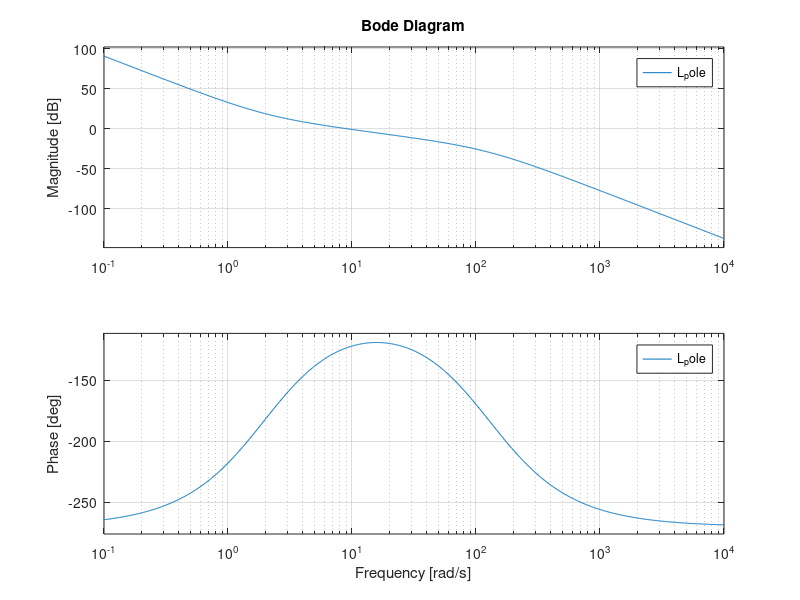

Recreate this plot in MATLAB. (Note: this script raises an error after producing the figure.)
clear all
close all
clc

%% General data
g           =       9.81;                   %  gravity acceleration (m/s^2)
mf          =       [22602; 0; -42062;];    %  earth magnetic field (in inertia frame) (nT) (1nT = 10^-5 Gauss)
Ixx         =       0.055;                  %  moment of inertia (kg*m^2)
Iyy         =       0.055;                  %  moment of inertia (kg*m^2)
Izz         =       0.03;                   %  moment of inertia (kg*m^2)
l           =       0.25;                   %  quadcopter arm (m)
k1          =       0.00684324;             %  lift constant motor 1
k2          =       0.00703859;             %  lift constant motor 2
k3          =       0.00814964;             %  lift constant motor 3
k4          =       0.00746697;             %  lift constant motor 4
b           =       1.14e-7;                %  drag constant
m           =       0.61+0.064*4;           %  mass (kg)
param       =       [Ixx;Iyy;Izz;l;k1;k2;k3;k4;b;m];


s           =   tf('s');
Ts_slk      =   0.01;
Tend_slk    =   400;
x0          =   [0;0];          % State Equilibrium Vector - Roll angles and rates
tau_r       =   0.01;
%% Method 1: PID 
% G           =   1/0.055/s^2;
% 
% % response time: 1
% % robustness: 0.6
% % option: Balanced
% Kp          =   0.0408494379196507*4;
% Ki          =   0.00382471475812365;
% Kd          =   0.107131307975801;
% N           =   10.9079405084324;

%% Method 3: H2
% load("stable_sys_H2_1dof_new_Ixx")
% 
% % response time: 2
% % robustness: 0.9
% % option: Balanced
% Kp          =   0.180109037198918;
% Ki          =   0.150719618455462;
% Kd          =   0.0291322547663788;
% N           =   114.28279760416;

%% Hanus conditioned controller
% G           =   1/0.055/s^2;
% G_disc      =   c2d(G,Ts_slk);
% 
% % Kp          =   0.0408494379196507*4;
% % Ki          =   0.00382471475812365;
% % Kd          =   0.107131307975801;
% % N           =   10.9079405084324;
% 
% z           =   0.1;
% Kd          =   1;
% Kp          =   2*z;
% Ki          =   z^2;
% N           =   35;
% N2          =   35;
% wc          =   10;
% 
% C_matteo    =   wc*0.055*(Kd*s^2+Kp*s+Ki)/s/(1+s/N)/(1+s/(N2));
% figure(1)
% bode(C_matteo*G) 
% grid on
% figure(2)
% bode(C_matteo)
% grid on
% 
% 
% C_tf        =   (Kd*s^2+Kp*s+Ki)/s/(1+s/N);
% C_tf_disc   =   c2d(C_tf,Ts_slk);
% C_ss        =   ss(C_tf_disc);
% A           =   C_ss.A;
% B           =   C_ss.B;
% C           =   C_ss.C;
% D           =   C_ss.D;
% 
% A_cond      =   A-B*inv(D)*C;
% B_cond      =   B*inv(D);

% %% cami
% Ixx     =   0.07;
% G       =   1/Ixx/s^2;
% G_true  =   1/0.015/s^2;
% Kc      =   5e-0*Ixx;
% tau_i   =   0.8;
% tau_d   =   0.8;
% 
% PID = Kc * (tau_i*s+1) * (tau_d*s+1) / (s) / (1+s/120);
% filter = 1/(1+s/90);
% PID_D = c2d(PID, Ts_slk);
% filter_d = c2d(filter, Ts_slk);
% 
% PID_ss      =   ss(PID_D);
% A           =   PID_ss.A;
% B           =   PID_ss.B;
% C           =   PID_ss.C;
% D           =   PID_ss.D;
% 
% A_cond      =   A-B*inv(D)*C;
% B_cond      =   B*inv(D);
% 
% 
% 
% PID_ss2     =   ss(10*PID_D);
% A2           =   PID_ss2.A;
% B2           =   PID_ss2.B;
% C2           =   PID_ss2.C;
% D2           =   PID_ss2.D;
% 
% A_cond2      =   A2-B2*inv(D2)*C2;
% B_cond2      =   B2*inv(D2);
% 
% z =tf('z',0.01);
% 
% 
% 
% 
% 
% Kd = Ixx*Kc*tau_i*tau_d;
% Kp = Ixx*Kc*(tau_d+tau_i);
% Ki = Ixx*Kc;
% 
% 
% % figure(1)
% % bode(PID*G*filter)
% % grid on
% % figure(2)
% % bode(PID)
% % grid on
% figure(3)
% bode(PID*G_true*filter)
% grid on
%% Anna
% load("stable_sys_H2_1dof_new_Ixx")
% Kp          =   0.180109037198918;
% Ki          =   0.150719618455462;
% Kd          =   0.0291322547663788;
% N           =   114.28279760416;
% 
% 
% PID = Kp+Ki/s+Kd*N/(1+N/s)
% PID_D = c2d(PID, Ts_slk);
% 
% PID_ss      =   ss(PID_D);
% A           =   PID_ss.A;
% B           =   PID_ss.B;
% C           =   PID_ss.C;
% D           =   PID_ss.D;
% 
% A_cond      =   A-B*inv(D)*C;
% B_cond      =   B*inv(D);
%% FINALE CHE FUNZIONA PID
%% PID Parameters
% Ixx         =   0.07;  %  moment of inertia (kg*m^2)
% G           =   1/Ixx/s^2;
% 
% Ts_slk      =   0.001;
% s           =   tf('s');
% 
% Kc = 1e-0*Ixx;
% tau_i = 0.5;    
% tau_d = 0.5;    
% 
% % 0.8 con gain 20
% % 0.4 con gain 45
% % 0.5 con gain 35 molto good
% % 0.2 con gain -
% 
% PID = Kc * (tau_i*s+1) * (tau_d*s+1) / (s) / (1+s/130);
% filter = 1/(1+s/120);
% PID_D = c2d(PID, Ts_slk);
% filter_d = c2d(filter, Ts_slk);
% PID_ss      =   ss(PID_D);
% A           =   PID_ss.A;
% B           =   PID_ss.B;
% C           =   PID_ss.C;
% D           =   PID_ss.D;
% 
% A_cond      =   A-B*inv(D)*C;
% B_cond      =   B*inv(D);
% 
% 
% L_PID =35*G*PID*filter;
% figure(1)
% bode(L_PID);
% grid  on
% figure(3)
% bode(G*PID);
% grid  on

%% POLE placement with transfer function DA TESTARE IL 28/05
Ixx         =   0.07;  %  moment of inertia (kg*m^2)
s           =   tf('s');
G           =   1/Ixx/s^2;
                
Ts_slk      =   0.001;

 
filter = 35/(1+s/120);
filter_d = c2d(filter, Ts_slk);
% % 35*(1+0.5*s)^2+s^3*(1+s/130)*(1+s/120) % L_PID_num+L_PID_den
% r= roots([1/15600 250/15600 1 136500/15600 546000/15600 546000/15600]); % roots in closed loop (num+Den) del PID
% % che può essere riscritto in modo da avere coefficiente 1 che moltiplica s^5
% P= (s-r(1))*(s-r(2))*(s-r(3))*(s-r(4))*(s-r(5));
% 
% % posso provare ad usare P(s) per la diophantine equation del pole placement with TF
% Column_R = [1 250 (1.56e04-1.137e-13i) (1.365e05-1.625e-13i)*Ixx 5.46e05*Ixx 5.46e05*Ixx]';
% 
% R_pole = (Column_R(4)*s^2+Column_R(5)*s+Column_R(6))/(Column_R(1)*s^2+Column_R(2)*s+Column_R(3));
% 
% % to remove the complex coniugate parts that actually are negligigble we
% % simplify as:
R_pole_simply= (9555* s^2 + 38220*s + 38220)/(s^2 + 250*s + 1.56e04);

R_tilde_pole = R_pole_simply/s;
L_pole = R_tilde_pole*G; %% you can see that it's the same of L_PID
figure(2)
bode(L_pole);
grid  on

% % So, now we need to use R_tilde_pole in the scheme with G
% % We can build the anti windup scheme as we did for the PID
% % but D results =0. so i try to remove the filter to see what happens
R_final     =   R_tilde_pole/filter; % zeros: -120, -1.98, -2.02 % poles: -0.07,-119.16, -130.77
R_final_D   =   c2d(R_final, Ts_slk);
R_final_ss  =   ss(R_final_D);
A           =   R_final_ss.A;
B           =   R_final_ss.B;
C           =   R_final_ss.C;
D           =   R_final_ss.D;

A_cond      =   A-B*inv(D)*C;
B_cond      =   B*inv(D);
% 
% figure(4)
% bode(G*R_final);
% grid  on

% figure(5)
% bode(PID);
% figure(6)
% bode(R_final);

%% H2 DA TESTARE IL 28/05
Ixx         =   0.07;  %  moment of inertia (kg*m^2)
s           =   tf('s');
G           =   1/Ixx/s^2;
                
Ts_slk      =   0.001;


load("stable_sys_H2_1dof_new_Ixx")
load("K_H2_1dof_new_Ixx.mat")
filter =62.5/(1+s/120); % con 62.5 la L è identica
filter_d = c2d(filter, Ts_slk);
R_H2= filter*(s+2)^2/(s+130)/s^3*(s^2+3.279*s+3.211);
L_H2 =R_H2*stable_sys;
figure(7)
bode(L_H2)  % you can see it's the same of PID and pole

% for the scheme:
R_final     =   R_H2/filter; 
R_final_D   =   c2d(R_final, Ts_slk);
R_final_ss  =   ss(R_final_D);
A           =   R_final_ss.A;
B           =   R_final_ss.B;
C           =   R_final_ss.C;
D           =   R_final_ss.D;

A_cond      =   A-B*inv(D)*C;
B_cond      =   B*inv(D);